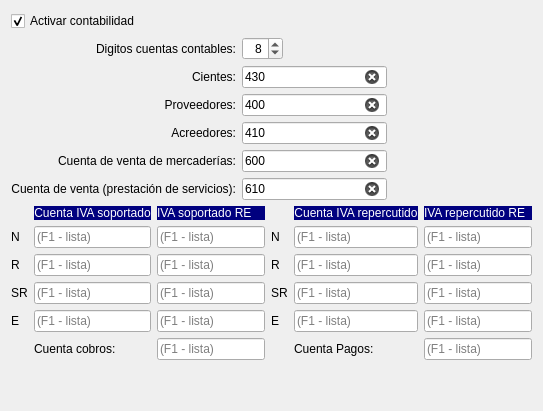
             <widget class="QWidget" name="tab_5">
              <attribute name="title">
               <string>Contabilidad</string>
              </attribute>
              <layout class="QVBoxLayout" name="verticalLayout">
               <item>
                <widget class="QCheckBox" name="chkContabilidad">
                 <property name="text">
                  <string>Activar contabilidad</string>
                 </property>
                 <property name="checked">
                  <bool>true</bool>
                 </property>
                </widget>
               </item>
               <item>
                <layout class="QGridLayout" name="gridLayout_8">
                 <item row="5" column="1">
                  <widget class="QLineEdit" name="txtCuenta_venta_servicios">
                   <property name="maximumSize">
                    <size>
                     <width>200</width>
                     <height>16777215</height>
                    </size>
                   </property>
                   <property name="text">
                    <string>610</string>
                   </property>
                   <property name="placeholderText">
                    <string>(F1 - lista)</string>
                   </property>
                   <property name="clearButtonEnabled">
                    <bool>true</bool>
                   </property>
                  </widget>
                 </item>
                 <item row="4" column="1">
                  <widget class="QLineEdit" name="txtCuenta_venta_mercaderias">
                   <property name="maximumSize">
                    <size>
                     <width>200</width>
                     <height>16777215</height>
                    </size>
                   </property>
                   <property name="text">
                    <string>600</string>
                   </property>
                   <property name="placeholderText">
                    <string>(F1 - lista)</string>
                   </property>
                   <property name="clearButtonEnabled">
                    <bool>true</bool>
                   </property>
                  </widget>
                 </item>
                 <item row="3" column="1">
                  <widget class="QLineEdit" name="txtcuenta_acreedores">
                   <property name="maximumSize">
                    <size>
                     <width>200</width>
                     <height>16777215</height>
                    </size>
                   </property>
                   <property name="text">
                    <string>410</string>
                   </property>
                   <property name="placeholderText">
                    <string>(F1 - lista)</string>
                   </property>
                   <property name="clearButtonEnabled">
                    <bool>true</bool>
                   </property>
                  </widget>
                 </item>
                 <item row="3" column="0">
                  <widget class="QLabel" name="label_29">
                   <property name="text">
                    <string>Acreedores:</string>
                   </property>
                   <property name="alignment">
                    <set>Qt::AlignRight|Qt::AlignTrailing|Qt::AlignVCenter</set>
                   </property>
                  </widget>
                 </item>
                 <item row="4" column="0">
                  <widget class="QLabel" name="label_12">
                   <property name="text">
                    <string>Cuenta de venta de mercaderías:</string>
                   </property>
                   <property name="alignment">
                    <set>Qt::AlignRight|Qt::AlignTrailing|Qt::AlignVCenter</set>
                   </property>
                  </widget>
                 </item>
                 <item row="5" column="0">
                  <widget class="QLabel" name="label_37">
                   <property name="text">
                    <string>Cuenta de venta (prestación de servicios):</string>
                   </property>
                   <property name="alignment">
                    <set>Qt::AlignRight|Qt::AlignTrailing|Qt::AlignVCenter</set>
                   </property>
                  </widget>
                 </item>
                 <item row="2" column="0">
                  <widget class="QLabel" name="label_28">
                   <property name="text">
                    <string>Proveedores:</string>
                   </property>
                   <property name="alignment">
                    <set>Qt::AlignRight|Qt::AlignTrailing|Qt::AlignVCenter</set>
                   </property>
                  </widget>
                 </item>
                 <item row="2" column="1">
                  <widget class="QLineEdit" name="txtcuenta_proveedores">
                   <property name="maximumSize">
                    <size>
                     <width>200</width>
                     <height>16777215</height>
                    </size>
                   </property>
                   <property name="text">
                    <string>400</string>
                   </property>
                   <property name="placeholderText">
                    <string>(F1 - lista)</string>
                   </property>
                   <property name="clearButtonEnabled">
                    <bool>true</bool>
                   </property>
                  </widget>
                 </item>
                 <item row="0" column="1">
                  <widget class="QSpinBox" name="txtdigitos_cuentas">
                   <property name="sizePolicy">
                    <sizepolicy hsizetype="Maximum" vsizetype="Fixed">
                     <horstretch>0</horstretch>
                     <verstretch>0</verstretch>
                    </sizepolicy>
                   </property>
                   <property name="alignment">
                    <set>Qt::AlignRight|Qt::AlignTrailing|Qt::AlignVCenter</set>
                   </property>
                   <property name="maximum">
                    <number>20</number>
                   </property>
                   <property name="value">
                    <number>8</number>
                   </property>
                  </widget>
                 </item>
                 <item row="1" column="1">
                  <widget class="QLineEdit" name="txtcuentaCliente">
                   <property name="maximumSize">
                    <size>
                     <width>200</width>
                     <height>16777215</height>
                    </size>
                   </property>
                   <property name="text">
                    <string>430</string>
                   </property>
                   <property name="placeholderText">
                    <string>(F1 - lista)</string>
                   </property>
                   <property name="clearButtonEnabled">
                    <bool>true</bool>
                   </property>
                  </widget>
                 </item>
                 <item row="0" column="0">
                  <widget class="QLabel" name="label_30">
                   <property name="text">
                    <string>Digitos cuentas contables:</string>
                   </property>
                   <property name="alignment">
                    <set>Qt::AlignRight|Qt::AlignTrailing|Qt::AlignVCenter</set>
                   </property>
                  </widget>
                 </item>
                 <item row="1" column="0">
                  <widget class="QLabel" name="label_27">
                   <property name="text">
                    <string>Cientes:</string>
                   </property>
                   <property name="alignment">
                    <set>Qt::AlignRight|Qt::AlignTrailing|Qt::AlignVCenter</set>
                   </property>
                  </widget>
                 </item>
                 <item row="1" column="2">
                  <spacer name="horizontalSpacer_2">
                   <property name="orientation">
                    <enum>Qt::Horizontal</enum>
                   </property>
                   <property name="sizeHint" stdset="0">
                    <size>
                     <width>40</width>
                     <height>20</height>
                    </size>
                   </property>
                  </spacer>
                 </item>
                </layout>
               </item>
               <item>
                <layout class="QGridLayout" name="gridLayout_13">
                 <item row="1" column="5">
                  <widget class="QLineEdit" name="ivarepercutidore1">
                   <property name="placeholderText">
                    <string>(F1 - lista)</string>
                   </property>
                   <property name="clearButtonEnabled">
                    <bool>true</bool>
                   </property>
                  </widget>
                 </item>
                 <item row="3" column="4">
                  <widget class="QLineEdit" name="ivarepercutido3">
                   <property name="placeholderText">
                    <string>(F1 - lista)</string>
                   </property>
                   <property name="clearButtonEnabled">
                    <bool>true</bool>
                   </property>
                  </widget>
                 </item>
                 <item row="4" column="3">
                  <widget class="QLabel" name="label_65">
                   <property name="text">
                    <string>E</string>
                   </property>
                  </widget>
                 </item>
                 <item row="4" column="1">
                  <widget class="QLineEdit" name="ivasoportado4">
                   <property name="placeholderText">
                    <string>(F1 - lista)</string>
                   </property>
                   <property name="clearButtonEnabled">
                    <bool>true</bool>
                   </property>
                  </widget>
                 </item>
                 <item row="2" column="0">
                  <widget class="QLabel" name="label_59">
                   <property name="text">
                    <string>R</string>
                   </property>
                  </widget>
                 </item>
                 <item row="2" column="1">
                  <widget class="QLineEdit" name="ivasoportado2">
                   <property name="placeholderText">
                    <string>(F1 - lista)</string>
                   </property>
                   <property name="clearButtonEnabled">
                    <bool>true</bool>
                   </property>
                  </widget>
                 </item>
                 <item row="2" column="3">
                  <widget class="QLabel" name="label_63">
                   <property name="text">
                    <string>R</string>
                   </property>
                  </widget>
                 </item>
                 <item row="0" column="1">
                  <widget class="QLabel" name="label_38">
                   <property name="maximumSize">
                    <size>
                     <width>16777214</width>
                     <height>15</height>
                    </size>
                   </property>
                   <property name="styleSheet">
                    <string notr="true">background-color: rgb(0, 0, 127);
border-color: rgb(0, 0, 42);
color: rgb(255, 255, 255);</string>
                   </property>
                   <property name="text">
                    <string>Cuenta IVA soportado</string>
                   </property>
                   <property name="alignment">
                    <set>Qt::AlignCenter</set>
                   </property>
                  </widget>
                 </item>
                 <item row="4" column="2">
                  <widget class="QLineEdit" name="ivasoportadore4">
                   <property name="placeholderText">
                    <string>(F1 - lista)</string>
                   </property>
                   <property name="clearButtonEnabled">
                    <bool>true</bool>
                   </property>
                  </widget>
                 </item>
                 <item row="3" column="2">
                  <widget class="QLineEdit" name="ivasoportadore3">
                   <property name="placeholderText">
                    <string>(F1 - lista)</string>
                   </property>
                   <property name="clearButtonEnabled">
                    <bool>true</bool>
                   </property>
                  </widget>
                 </item>
                 <item row="0" column="4">
                  <widget class="QLabel" name="label_39">
                   <property name="maximumSize">
                    <size>
                     <width>16777214</width>
                     <height>15</height>
                    </size>
                   </property>
                   <property name="styleSheet">
                    <string notr="true">background-color: rgb(0, 0, 127);
border-color: rgb(0, 0, 42);
color: rgb(255, 255, 255);</string>
                   </property>
                   <property name="text">
                    <string>Cuenta IVA repercutido</string>
                   </property>
                   <property name="alignment">
                    <set>Qt::AlignCenter</set>
                   </property>
                  </widget>
                 </item>
                 <item row="1" column="0">
                  <widget class="QLabel" name="label_40">
                   <property name="text">
                    <string>N</string>
                   </property>
                  </widget>
                 </item>
                 <item row="1" column="3">
                  <widget class="QLabel" name="label_62">
                   <property name="text">
                    <string>N</string>
                   </property>
                  </widget>
                 </item>
                 <item row="1" column="1">
                  <widget class="QLineEdit" name="ivasoportado1">
                   <property name="placeholderText">
                    <string>(F1 - lista)</string>
                   </property>
                   <property name="clearButtonEnabled">
                    <bool>true</bool>
                   </property>
                  </widget>
                 </item>
                 <item row="1" column="4">
                  <widget class="QLineEdit" name="ivarepercutido1">
                   <property name="placeholderText">
                    <string>(F1 - lista)</string>
                   </property>
                   <property name="clearButtonEnabled">
                    <bool>true</bool>
                   </property>
                  </widget>
                 </item>
                 <item row="4" column="4">
                  <widget class="QLineEdit" name="ivarepercutido4">
                   <property name="placeholderText">
                    <string>(F1 - lista)</string>
                   </property>
                   <property name="clearButtonEnabled">
                    <bool>true</bool>
                   </property>
                  </widget>
                 </item>
                 <item row="2" column="4">
                  <widget class="QLineEdit" name="ivarepercutido2">
                   <property name="placeholderText">
                    <string>(F1 - lista)</string>
                   </property>
                   <property name="clearButtonEnabled">
                    <bool>true</bool>
                   </property>
                  </widget>
                 </item>
                 <item row="3" column="0">
                  <widget class="QLabel" name="label_60">
                   <property name="text">
                    <string>SR</string>
                   </property>
                  </widget>
                 </item>
                 <item row="3" column="1">
                  <widget class="QLineEdit" name="ivasoportado3">
                   <property name="placeholderText">
                    <string>(F1 - lista)</string>
                   </property>
                   <property name="clearButtonEnabled">
                    <bool>true</bool>
                   </property>
                  </widget>
                 </item>
                 <item row="3" column="3">
                  <widget class="QLabel" name="label_64">
                   <property name="text">
                    <string>SR</string>
                   </property>
                  </widget>
                 </item>
                 <item row="4" column="0">
                  <widget class="QLabel" name="label_61">
                   <property name="text">
                    <string>E</string>
                   </property>
                  </widget>
                 </item>
                 <item row="1" column="2">
                  <widget class="QLineEdit" name="ivasoportadore1">
                   <property name="placeholderText">
                    <string>(F1 - lista)</string>
                   </property>
                   <property name="clearButtonEnabled">
                    <bool>true</bool>
                   </property>
                  </widget>
                 </item>
                 <item row="2" column="2">
                  <widget class="QLineEdit" name="ivasoportadore2">
                   <property name="placeholderText">
                    <string>(F1 - lista)</string>
                   </property>
                   <property name="clearButtonEnabled">
                    <bool>true</bool>
                   </property>
                  </widget>
                 </item>
                 <item row="0" column="2">
                  <widget class="QLabel" name="label_66">
                   <property name="maximumSize">
                    <size>
                     <width>16777214</width>
                     <height>15</height>
                    </size>
                   </property>
                   <property name="styleSheet">
                    <string notr="true">background-color: rgb(0, 0, 127);
color: rgb(255, 255, 255);</string>
                   </property>
                   <property name="text">
                    <string>IVA soportado RE</string>
                   </property>
                  </widget>
                 </item>
                 <item row="0" column="5">
                  <widget class="QLabel" name="label_67">
                   <property name="maximumSize">
                    <size>
                     <width>16777214</width>
                     <height>15</height>
                    </size>
                   </property>
                   <property name="styleSheet">
                    <string notr="true">background-color: rgb(0, 0, 127);
color: rgb(255, 255, 255);</string>
                   </property>
                   <property name="text">
                    <string>IVA repercutido RE</string>
                   </property>
                  </widget>
                 </item>
                 <item row="3" column="5">
                  <widget class="QLineEdit" name="ivarepercutidore3">
                   <property name="placeholderText">
                    <string>(F1 - lista)</string>
                   </property>
                   <property name="clearButtonEnabled">
                    <bool>true</bool>
                   </property>
                  </widget>
                 </item>
                 <item row="2" column="5">
                  <widget class="QLineEdit" name="ivarepercutidore2">
                   <property name="placeholderText">
                    <string>(F1 - lista)</string>
                   </property>
                   <property name="clearButtonEnabled">
                    <bool>true</bool>
                   </property>
                  </widget>
                 </item>
                 <item row="4" column="5">
                  <widget class="QLineEdit" name="ivarepercutidore4">
                   <property name="placeholderText">
                    <string>(F1 - lista)</string>
                   </property>
                   <property name="clearButtonEnabled">
                    <bool>true</bool>
                   </property>
                  </widget>
                 </item>
                 <item row="5" column="1">
                  <widget class="QLabel" name="label_9">
                   <property name="text">
                    <string>Cuenta cobros:</string>
                   </property>
                  </widget>
                 </item>
                 <item row="5" column="2">
                  <widget class="QLineEdit" name="txtcuenta_cobros">
                   <property name="placeholderText">
                    <string>(F1 - lista)</string>
                   </property>
                  </widget>
                 </item>
                 <item row="5" column="4">
                  <widget class="QLabel" name="label_10">
                   <property name="text">
                    <string>Cuenta Pagos:</string>
                   </property>
                  </widget>
                 </item>
                 <item row="5" column="5">
                  <widget class="QLineEdit" name="txtcuenta_pagos">
                   <property name="placeholderText">
                    <string>(F1 - lista)</string>
                   </property>
                  </widget>
                 </item>
                </layout>
               </item>
               <item>
                <spacer name="verticalSpacer_2">
                 <property name="orientation">
                  <enum>Qt::Vertical</enum>
                 </property>
                 <property name="sizeHint" stdset="0">
                  <size>
                   <width>20</width>
                   <height>40</height>
                  </size>
                 </property>
                </spacer>
               </item>
              </layout>
             </widget>
